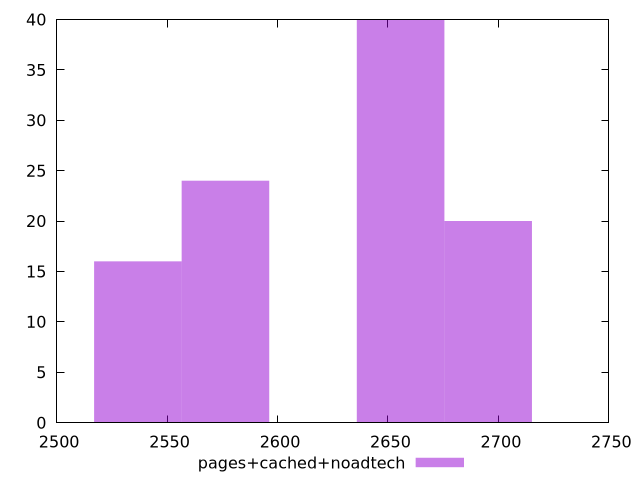

Generate this figure with gnuplot:
$_pagesCachedNoadtech <<EOF
2655.708578753632 40
2576.4336958057625 24
2536.7962543318276 16
2695.346020227567 20
EOF
set key outside below
set terminal pngcairo
set output "report_00004_2020-11-02T20-21-41.718Z/speed-index/pages+cached+noadtech//raw_hist.png"
set yrange [0:40]
set boxwidth 39.63744147393481
set style fill transparent solid 0.5 noborder
plot $_pagesCachedNoadtech title "pages+cached+noadtech" with boxes ,
